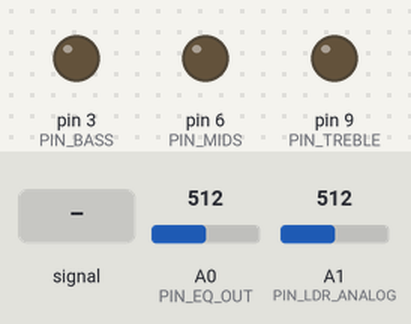
Simulated run of this sketch. Board: Arduino Uno, built with avr-gcc and run on an emulated ATmega328P. On the bench: output pins drawn as LEDs (lit = HIGH). Inputs (shaded band) come from the test bench; at power-on: A1 (PIN_LDR_ANALOG) = 512, A0 (PIN_EQ_OUT) = 512. Pins used as bus, display or sensor lines are not drawn.

Above: at 1.2 s.
1.3 s: A1 (PIN_LDR_ANALOG) set to 688
3.8 s: A1 (PIN_LDR_ANALOG) set to 701
At 4.88 s:
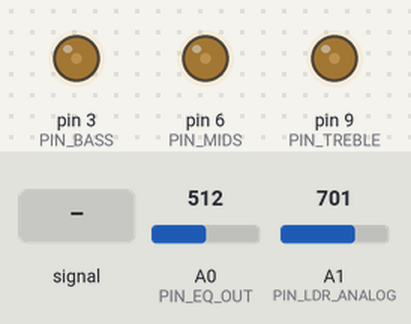
At 6.62 s:
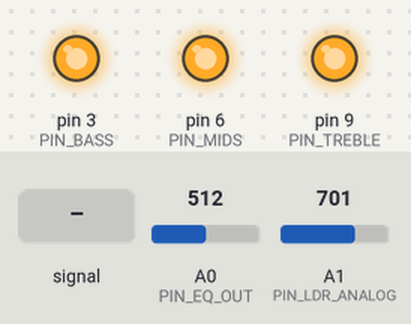
6.8 s: A0 (PIN_EQ_OUT) fed a 200 Hz sine of ±81 counts around its level
At 8.46 s:
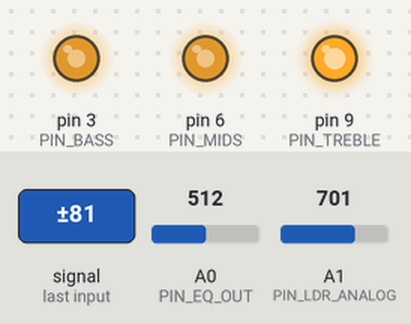
9.8 s: A0 (PIN_EQ_OUT) set to 306
12.8 s: A0 (PIN_EQ_OUT) set to 122
15.8 s: A1 (PIN_LDR_ANALOG) set to 511
At 19.2 s:
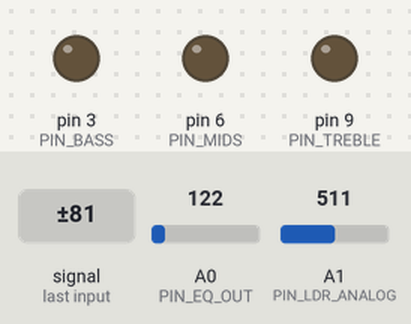
Timing chart, 0 to 19.8 s (numbered marks = the images above; inputs shaded):
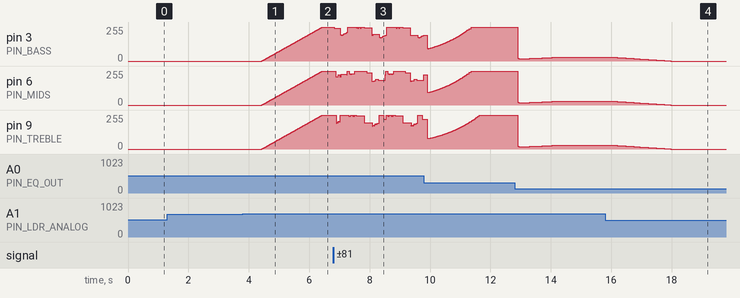

Measured:
- the behaviour switches between 700 and 701 on A1 (PIN_LDR_ANALOG) (found by bisection; images 0 and 1)
- after the input at 1.3 s, every drawn part: stays the same
- after the input at 3.8 s, pin 3 (PIN_BASS), pin 6 (PIN_MIDS), pin 9 (PIN_TREBLE): moves from 0/255 to 255/255 over 2.0 s, starting after 0.64 s
- after the input at 15.8 s, pin 3 (PIN_BASS), pin 6 (PIN_MIDS), pin 9 (PIN_TREBLE): moves from 30/255 to 0/255 over 2.0 s, starting after 0.21 s

The sketch:

sound_reactive_wall.ino
```cpp
// Sound-Reactive Wall: Arduino UNO firmware
//
// Reads 7 audio bands from an MSGEQ7 (fed by a MAX4466 mic) and drives three
// LED filament channels (bass / mids / treble) through IRLZ44N MOSFETs.
// An LDR module turns the effect on only when the room is dark, with a fade.
//
// Pin map matches sound_reactive_wall.py (the PCB):
//   D3  bass PWM      D6  mids PWM      D9  treble PWM
//   A0  MSGEQ7 OUT    D4  MSGEQ7 RESET  D5  MSGEQ7 STROBE
//   A1  LDR analog    D2  LDR digital (unused by default, see USE_LDR_DIGITAL)

#include "audio_dsp.h"

// ---------------------------------------------------------------------------
// Configuration
// ---------------------------------------------------------------------------
// Print band levels and the LDR reading over Serial (115200 baud) for tuning.
#define DEBUG_SERIAL 0

// Run the lights regardless of ambient light (handy while testing in daylight).
#define ALWAYS_ON 0

// 1 = use the LDR module's comparator output (set its threshold with the
//     module's trim pot); 0 = use the analog output with the thresholds below.
#define USE_LDR_DIGITAL 0

// Analog LDR thresholds (0..1023). Most 4-pin LDR modules read HIGHER when it
// is darker; if yours reads lower, set LDR_DARK_WHEN_HIGH to false.
// Use DEBUG_SERIAL to see what your room reads.
const uint16_t LDR_DARK_ABOVE = 700;
const uint16_t LDR_LIGHT_BELOW = 600;  // hysteresis gap prevents flicker at dusk
const bool LDR_DARK_WHEN_HIGH = true;
// The comparator output on most modules goes HIGH when dark.
const uint8_t LDR_DIGITAL_DARK_LEVEL = HIGH;

// Fade time when it gets dark / light, in seconds.
const float FADE_SECONDS = 2.0f;

// Perceived brightness (0..1) while dark but silent; 0 = fully off.
// This is before gamma correction: 0.15 is a faint glow (PWM ~4/255).
const float IDLE_GLOW = 0.15f;

// Master brightness cap (0..1), e.g. to limit current or heat.
const float MAX_BRIGHTNESS = 1.0f;

// Main loop period. One MSGEQ7 read takes ~0.6 ms, so 5 ms = 200 updates/s.
const uint16_t UPDATE_INTERVAL_MS = 5;

// ---------------------------------------------------------------------------
// Pins
// ---------------------------------------------------------------------------
const uint8_t PIN_BASS = 3;
const uint8_t PIN_MIDS = 6;
const uint8_t PIN_TREBLE = 9;
const uint8_t PIN_EQ_OUT = A0;
const uint8_t PIN_EQ_RESET = 4;
const uint8_t PIN_EQ_STROBE = 5;
const uint8_t PIN_LDR_ANALOG = A1;
const uint8_t PIN_LDR_DIGITAL = 2;

// ---------------------------------------------------------------------------
dsp::Channel bass, mids, treble;
dsp::DarkDetector darkness(LDR_DARK_ABOVE, LDR_LIGHT_BELOW, LDR_DARK_WHEN_HIGH);
dsp::Fader master(UPDATE_INTERVAL_MS / (FADE_SECONDS * 1000.0f));
uint16_t bands[7];

// Read all 7 bands from the MSGEQ7 (timing per the datasheet: strobe pulse
// >= 18 us, output settles 36 us after strobe falls, strobe period >= 72 us).
void readMsgeq7(uint16_t out[7]) {
  digitalWrite(PIN_EQ_RESET, HIGH);
  delayMicroseconds(1);  // reset pulse >= 100 ns
  digitalWrite(PIN_EQ_RESET, LOW);
  delayMicroseconds(72);  // reset-to-strobe >= 72 us
  for (uint8_t i = 0; i < 7; i++) {
    digitalWrite(PIN_EQ_STROBE, LOW);
    delayMicroseconds(36);
    out[i] = analogRead(PIN_EQ_OUT);
    digitalWrite(PIN_EQ_STROBE, HIGH);
    delayMicroseconds(36);
  }
}

bool roomIsDark() {
#if ALWAYS_ON
  return true;
#elif USE_LDR_DIGITAL
  return digitalRead(PIN_LDR_DIGITAL) == LDR_DIGITAL_DARK_LEVEL;
#else
  return darkness.update(analogRead(PIN_LDR_ANALOG));
#endif
}

void setup() {
  // Outputs off first, so the filaments never flash at power-up.
  pinMode(PIN_BASS, OUTPUT);
  pinMode(PIN_MIDS, OUTPUT);
  pinMode(PIN_TREBLE, OUTPUT);
  analogWrite(PIN_BASS, 0);
  analogWrite(PIN_MIDS, 0);
  analogWrite(PIN_TREBLE, 0);

  pinMode(PIN_EQ_RESET, OUTPUT);
  pinMode(PIN_EQ_STROBE, OUTPUT);
  digitalWrite(PIN_EQ_RESET, LOW);
  digitalWrite(PIN_EQ_STROBE, HIGH);
  pinMode(PIN_LDR_DIGITAL, INPUT);

#if DEBUG_SERIAL
  Serial.begin(115200);
  Serial.println(F("bass mids treble | b0..b6 | ldr dark master"));
#endif
}

void loop() {
  static uint32_t last = 0;
  uint32_t now = millis();
  if (now - last < UPDATE_INTERVAL_MS) return;
  last = now;

  readMsgeq7(bands);
  float b = bass.update(dsp::bandEnergy(bands, dsp::kBass));
  float m = mids.update(dsp::bandEnergy(bands, dsp::kMids));
  float t = treble.update(dsp::bandEnergy(bands, dsp::kTreble));

  bool dark = roomIsDark();
  float level = master.update(dark) * MAX_BRIGHTNESS;

  analogWrite(PIN_BASS, dsp::toPwm(b, level, IDLE_GLOW));
  analogWrite(PIN_MIDS, dsp::toPwm(m, level, IDLE_GLOW));
  analogWrite(PIN_TREBLE, dsp::toPwm(t, level, IDLE_GLOW));

#if DEBUG_SERIAL
  static uint8_t div = 0;
  if (++div >= 20) {  // ~10 lines per second
    div = 0;
    Serial.print(b, 2); Serial.print(' ');
    Serial.print(m, 2); Serial.print(' ');
    Serial.print(t, 2); Serial.print(F(" |"));
    for (uint8_t i = 0; i < 7; i++) { Serial.print(' '); Serial.print(bands[i]); }
    Serial.print(F(" | "));
    Serial.print(analogRead(PIN_LDR_ANALOG)); Serial.print(' ');
    Serial.print(dark); Serial.print(' ');
    Serial.println(level, 2);
  }
#endif
}
```

audio_dsp.h
```cpp
// Hardware-independent signal processing for the sound-reactive wall.
// Kept free of Arduino APIs so it can be unit-tested on a PC
// (see firmware/test/test_audio_dsp.cpp).
#pragma once

#include <math.h>
#include <stdint.h>

namespace dsp {

// ---------------------------------------------------------------------------
// Tuning
// ---------------------------------------------------------------------------
// MSGEQ7 output idles around 60-120 counts with no input; subtract this floor.
static const float kNoiseFloor = 90.0f;
// Auto-gain never amplifies a peak smaller than this (above the floor), so a
// quiet room doesn't get boosted into flicker.
static const float kMinPeak = 120.0f;
// Per-update multiplier for the auto-gain peak tracker (~200 updates/s, so
// 0.998 halves the peak in ~1.7 s of silence).
static const float kPeakDecay = 0.998f;
// Envelope smoothing: fraction of the gap closed per update.
static const float kAttack = 0.6f;    // rise quickly on a beat
static const float kRelease = 0.12f;  // fall slowly so it doesn't strobe
// Perceptual gamma for filament brightness (PWM is linear, eyes are not).
static const float kGamma = 2.2f;

inline float clamp01(float x) { return x < 0.0f ? 0.0f : (x > 1.0f ? 1.0f : x); }

inline float gammaCorrect(float x) {
  x = clamp01(x);
  return x <= 0.0f ? 0.0f : powf(x, kGamma);
}

// Which MSGEQ7 bands (63, 160, 400, 1k, 2.5k, 6.25k, 16k Hz) feed a channel.
struct BandRange {
  uint8_t first;
  uint8_t last;  // inclusive
};
static const BandRange kBass = {0, 1};    // 63 Hz, 160 Hz
static const BandRange kMids = {2, 4};    // 400 Hz, 1 kHz, 2.5 kHz
static const BandRange kTreble = {5, 6};  // 6.25 kHz, 16 kHz

// Average of the bands in `range`, with the noise floor removed.
inline float bandEnergy(const uint16_t bands[7], BandRange range) {
  float sum = 0.0f;
  for (uint8_t i = range.first; i <= range.last; i++) {
    float v = (float)bands[i] - kNoiseFloor;
    sum += v > 0.0f ? v : 0.0f;
  }
  return sum / (float)(range.last - range.first + 1);
}

// One output channel: auto-gain + attack/release envelope.
class Channel {
 public:
  Channel() : peak_(kMinPeak), level_(0.0f) {}

  // Feed one floor-subtracted energy sample; returns the smoothed level 0..1.
  float update(float energy) {
    peak_ *= kPeakDecay;
    if (peak_ < kMinPeak) peak_ = kMinPeak;
    if (energy > peak_) peak_ = energy;

    float target = clamp01(energy / peak_);
    float k = target > level_ ? kAttack : kRelease;
    level_ += (target - level_) * k;
    return level_;
  }

  float level() const { return level_; }
  float peak() const { return peak_; }

 private:
  float peak_;
  float level_;
};

// Darkness detector with hysteresis, so lamps don't chatter at dusk.
// `reading` is the LDR module's analog output (0..1023).
class DarkDetector {
 public:
  DarkDetector(uint16_t darkAbove, uint16_t lightBelow, bool darkWhenHigh)
      : darkAbove_(darkAbove), lightBelow_(lightBelow),
        darkWhenHigh_(darkWhenHigh), dark_(false), smoothed_(-1.0f) {}

  bool update(uint16_t reading) {
    float r = darkWhenHigh_ ? (float)reading : (float)(1023 - reading);
    // Slow low-pass: ignore passing shadows and the lamps' own flicker.
    smoothed_ = smoothed_ < 0.0f ? r : smoothed_ + (r - smoothed_) * 0.02f;
    if (!dark_ && smoothed_ > darkAbove_) dark_ = true;
    else if (dark_ && smoothed_ < lightBelow_) dark_ = false;
    return dark_;
  }

  bool isDark() const { return dark_; }

 private:
  uint16_t darkAbove_;
  uint16_t lightBelow_;
  bool darkWhenHigh_;
  bool dark_;
  float smoothed_;
};

// Linear fade of the master brightness toward on/off.
class Fader {
 public:
  explicit Fader(float stepPerUpdate) : step_(stepPerUpdate), value_(0.0f) {}
  float update(bool on) {
    value_ += on ? step_ : -step_;
    value_ = clamp01(value_);
    return value_;
  }
  float value() const { return value_; }

 private:
  float step_;
  float value_;
};

// Final 0..255 PWM duty for a channel.
inline uint8_t toPwm(float level, float master, float idle) {
  float x = idle + (1.0f - idle) * clamp01(level);
  return (uint8_t)(gammaCorrect(x) * clamp01(master) * 255.0f + 0.5f);
}

}  // namespace dsp
```
